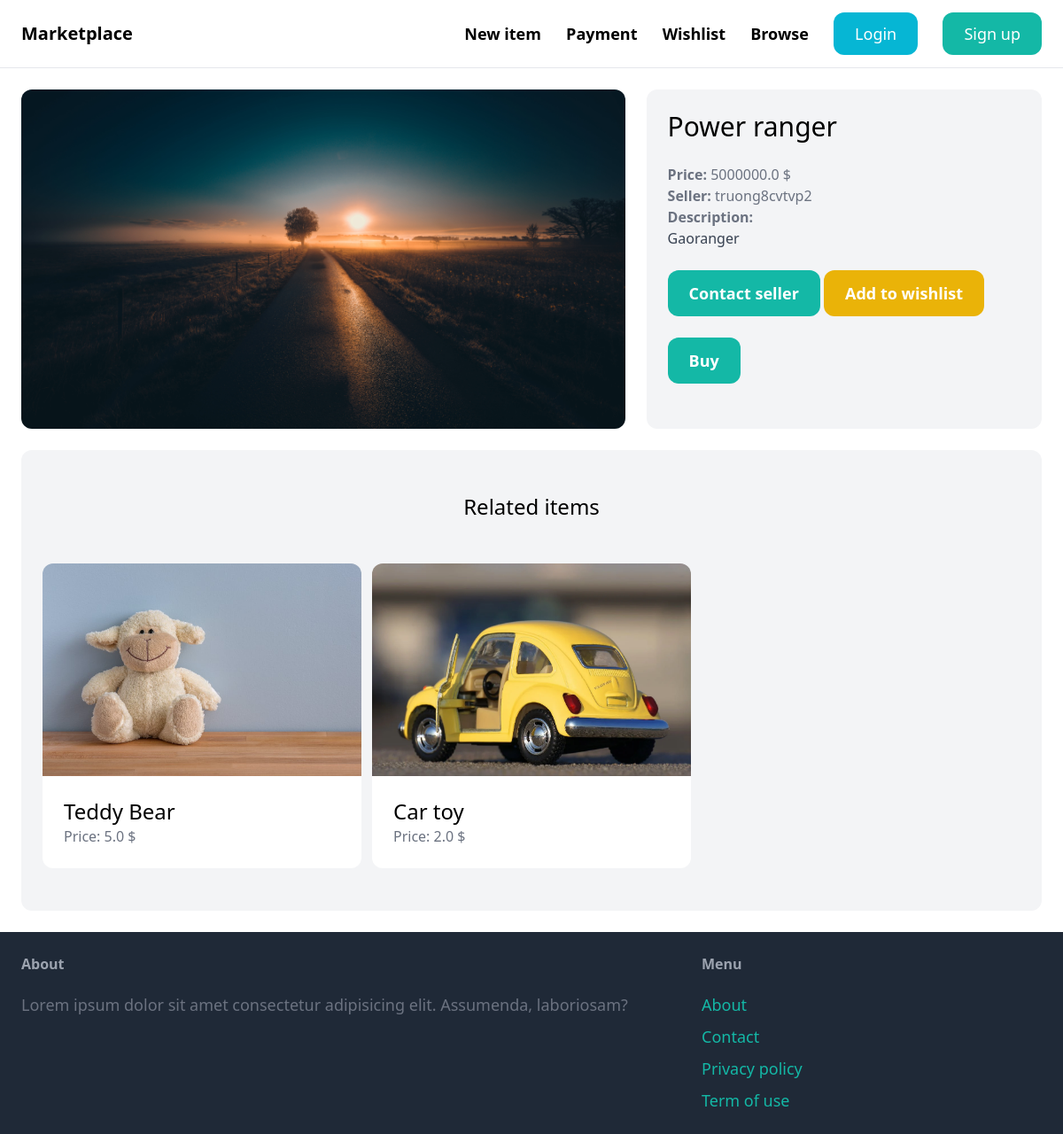
The page /items/8/ on the database its author committed.
### item/models.py (models this page shows, shortened)
class Item(models.Model):
    name = models.CharField(max_length=255)
    category = models.ForeignKey(Category, related_name='items', on_delete=models.CASCADE)
    description = models.TextField(blank=True, null=True)
    price = models.FloatField()
    image = models.ImageField(upload_to='item_images', blank=True, null=True)
    is_sold = models.BooleanField(default=False)
    created_by = models.ForeignKey(User, related_name= 'items', on_delete= models.CASCADE)
    created_at = models.DateTimeField(auto_now_add=True)

### item/views.py (the view)
# urls.py: path('<int:pk>/', views.detail, name= 'detail'),
def detail(request,pk):
    item = get_object_or_404(Item, pk=pk)
    related_items = Item.objects.filter(category = item.category, is_sold = False).exclude(pk=pk)[0:3]
    is_in_wishlist = False
    if request.user.is_authenticated :
        wishlist, created = Wishlist.objects.get_or_create(created_by=request.user)
        is_in_wishlist = wishlist.items.filter(pk=pk).exists()
    return render(request, 'item/detail.html', context= {
        'item': item,
        'related_items': related_items,
        'is_in_wishlist': is_in_wishlist,
    })

### item/templates/item/detail.html (shortened to what this page needs)
{% extends "core/base.html" %}
{% block content %}
<div class="grid grid-cols-5 gap-6">
    <div class="col-span-3">
        <img src="{{item.image.url}}" alt="" class="rounded-xl">
    </div>
    <div class="col-span-2 p-6 bg-gray-100 rounded-xl">
        <h1 class="mb-6 text-3xl">{{item.name}}</h1>
        <p class="text-gray-500"><strong>Price: </strong> {{item.price}} $</p>
        <p class="text-gray-500"><strong>Seller: </strong>{{item.created_by.username}} </p>
        <p class="text-gray-700">
            <strong class="text-gray-500">Description:</strong> <br>
            {{item.description}}
        </p>
        {% if request.user == item.created_by %}
            <div class="mt-6 p-6 bg-white rounded-xl">
                <p>This is your item</p>
                <a href="{% url "item:edit" item.id %}" class="inline-block mt-6 px-6 py-3 text-lg font-semibold bg-teal-500 text-white hover:bg-teal-700 rounded-xl">Edit</a>
                <a href="{% url "item:delete" item.id %}" class="inline-block mt-6 px-6 py-3 text-lg font-semibold bg-red-500 text-white hover:bg-red-700 rounded-xl">Delete</a>
            </div>
        {% else %}
            <a href="{% url "conversation:new" item.id %}" class="inline-block mt-6 px-6 py-3 text-lg font-semibold bg-teal-500 text-white hover:bg-teal-700 rounded-xl">Contact seller</a>
            {% if is_in_wishlist %}
                <a href="{% url "item:delete_from_wishlist" item.id %}" class="inline-block mt-6 px-6 py-3 text-lg font-semibold bg-red-500 text-white hover:bg-red-700 rounded-xl">Delete from wishlist</a>
            {% else %}
                <a href="{% url "item:add_to_wishlist" item.id %}" class="inline-block mt-6 px-6 py-3 text-lg font-semibold bg-yellow-500 text-white hover:bg-yellow-700 rounded-xl">Add to wishlist</a>
            {% endif %}
            <br>
            <a href="{% url "payment:buy" item.id %}" class="inline-block mt-6 px-6 py-3 text-lg font-semibold bg-teal-500 text-white hover:bg-teal-700 rounded-xl">Buy</a>
        {% endif %}
    </div>
</div>
<div class="mt-6 px-6 py-12 bg-gray-100 rounded-xl">
    <h2 class="mb-12 text-2xl text-center">Related items</h2>
    <div class="grid grid-cols-3 gap-3">
        {% for item in related_items %}
            <div class="">
                <a href="{% url 'item:detail' item.id %}">
                    <div class="">
                        <img src="{{item.image.url}}" alt="" class="rounded-t-xl">
                    </div>
                    <div class="p-6 bg-white rounded-b-xl">
                        <h2 class="text-2xl">{{item.name}}</h2>
                        <p class="text-gray-500">Price: {{item.price}} $</p>
                    </div>
                </a>
            </div>
        {% endfor %}
    </div>
</div>
{% endblock content %}

### rows shown on the page
Item: image (picture), name "Power ranger", price "5000000.0", created_by.username "truong8cvtvp2", description "Gaoranger"
Item: image (picture), name "Teddy Bear", price "5.0"
Item: image (picture), name "Car toy", price "2.0"
